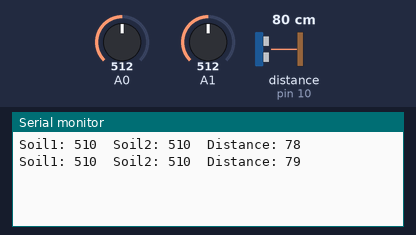
Simulated run of this sketch. Board: Arduino Uno, built with avr-gcc and run on an emulated ATmega328P. Parts: the last lines printed to the serial monitor. Wiring (inferred from the names in the program): ultrasonic range finder: trigger pin 9; echo pin 10. The test bench sets the inputs (shaded band); at power-on: distance to the obstacle (sensor on pin 10) 80 cm, A0 = 512, A1 = 512. The echo pulse lasts 58.3 µs per cm.

Above: at 2.8 s.
2.9 s: distance to the obstacle (sensor on pin 10) set to 2 cm
At 5.1 s:
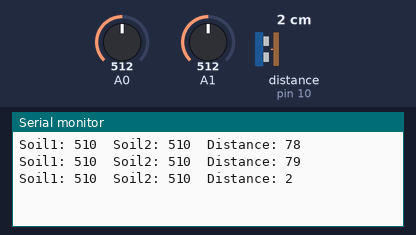
5.6 s: A0 set to 716
At 6.7 s:
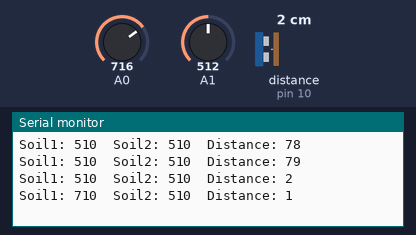
8.3 s: A1 set to 716
At 10.8 s:
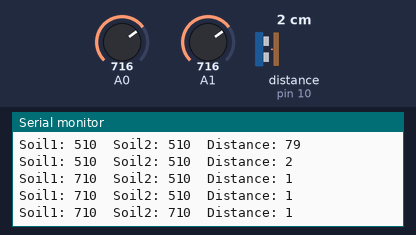
11.0 s: distance to the obstacle (sensor on pin 10) set to 4 cm
At 12.6 s:
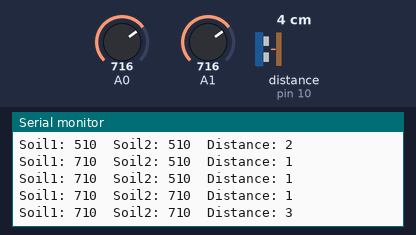
13.7 s: A0 set to 900
At 15.4 s:
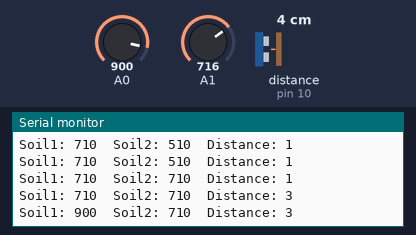
16.4 s: A1 set to 900
At 18.6 s:
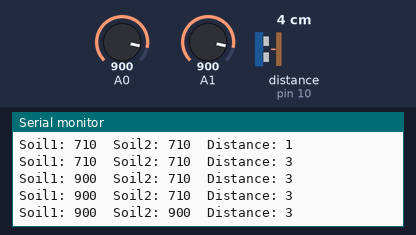
Timing chart, 0 to 20.1 s (numbered marks = the images above; inputs shaded):
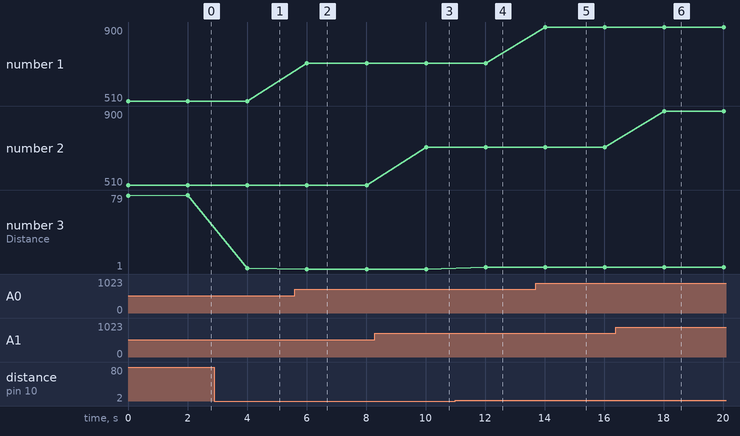

Measured:
- after the input at 2.9 s, the serial monitor: prints a new line after 1.1 s (image 1)
- after the input at 5.6 s, the serial monitor: prints a new line after 0.42 s (image 2)
- after the input at 8.3 s, the serial monitor: prints a new line after 1.7 s (image 3)
- after the input at 11.0 s, the serial monitor: prints a new line after 1.0 s (image 4)
- after the input at 13.7 s, the serial monitor: prints a new line after 0.32 s (image 5)
- after the input at 16.4 s, the serial monitor: prints a new line after 1.6 s (image 6)
- plotted number 1: 510 → 710 after the input at 5.6 s, 710 → 900 after the input at 13.7 s
- plotted number 3: 1 → 3 after the input at 11.0 s

The sketch:

slave_code_arduino.ino
```cpp
// Wire Slave Sender

#include <Wire.h>
int table[]={0,0,0};
int x1,x2;
const int trigPin = 9;
const int echoPin = 10;
long duration;
int distance;
int soil11,soil22;
void setup()
{
  Serial.begin(115200);
  Wire.begin(8);                // join i2c bus with address #2
  Wire.onRequest(requestEvent); // register event
  pinMode(trigPin, OUTPUT);
  pinMode(echoPin, INPUT);

}

void loop()
{

  soil1();
  soil2();
  ultrasonic();

  Serial.print("Soil1: ");
  Serial.print(soil11);
  Serial.print('\t');
  Serial.print("Soil2: ");
  Serial.print(soil22);
  Serial.print('\t');
  Serial.print("Distance: ");
  Serial.println(table[2]);

  delay(2000);
}


    void requestEvent()
     {
       uint8_t Buffer[3];
       Buffer[0]=table[0];
       Buffer[1]=table[1];
       Buffer[2]=table[2];
       Wire.write(Buffer,3);

       }


void ultrasonic()
    {

        digitalWrite(trigPin, LOW);
        delayMicroseconds(2);
        digitalWrite(trigPin, HIGH);
        delayMicroseconds(10);
        digitalWrite(trigPin, LOW);
        duration = pulseIn(echoPin, HIGH);
        distance= duration*0.034/2;
        table[2]=distance;
     }
void soil1()
  {
      x1=(analogRead(A0))/10;
      table[0]=x1;
      soil11=(table[0])*10;

  }

void soil2()
  {
      x2=(analogRead(A1))/10;
      table[1]=x2;
      soil22=(table[1])*10;

  }
```
